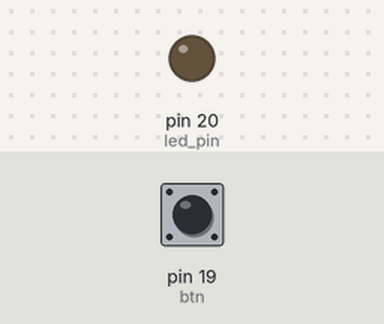
A program run on a simulated MicroPython board. Parts: output pins drawn as LEDs (lit = HIGH). The inputs (shaded band) are chosen by the test bench; at power-on: pin 19 (btn) LOW.

Above: at 1.2 s.
1.3 s: pin 19 (btn) pulled HIGH for 0.15 s
At 2.5 s:
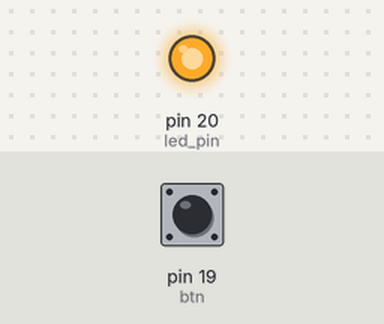
2.9 s: pin 19 (btn) pulled HIGH for 1 s
At 3.7 s:
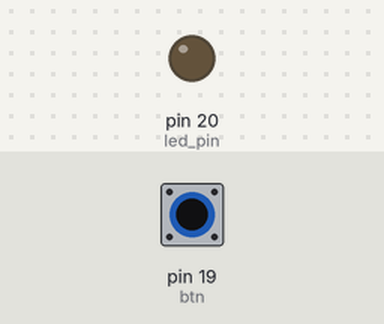
5.4 s: pin 19 (btn) pulled HIGH for 3.2 s
At 5.7 s:
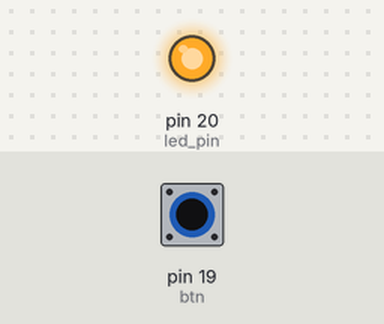
Timing chart, 0 to 8.4 s (numbered marks = the images above; inputs shaded):
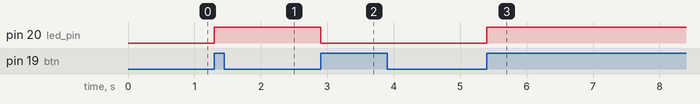

Measured:
- after the input at 1.3 s, pin 20 (led_pin): LOW → HIGH at once
- after the input at 2.9 s, pin 20 (led_pin): HIGH → LOW at once
- after the input at 5.4 s, pin 20 (led_pin): LOW → HIGH at once

The program:

main.py
```python
from machine import Pin
import time

led_pin = Pin(20, Pin.OUT)
btn = Pin(19, Pin.IN, pull=Pin.PULL_DOWN)
vorige_knop = 0
led_status = 0


while True:
    huidige_knop = btn.value()
    if huidige_knop == 1 and vorige_knop == 0:
        led_status = 1 - led_status
        led_pin.value(led_status)
    vorige_knop = huidige_knop
    time.sleep(0.1)
```
